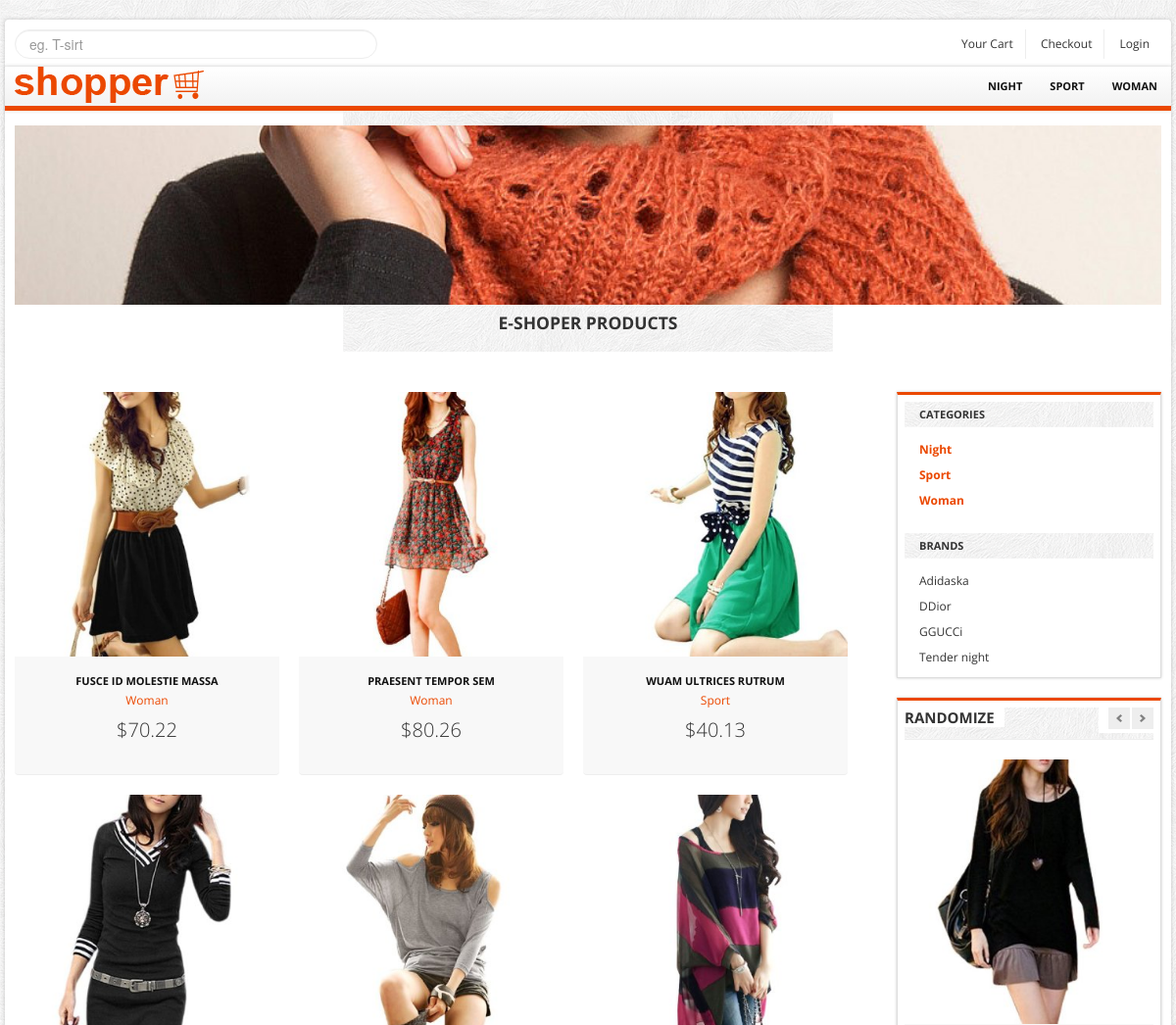
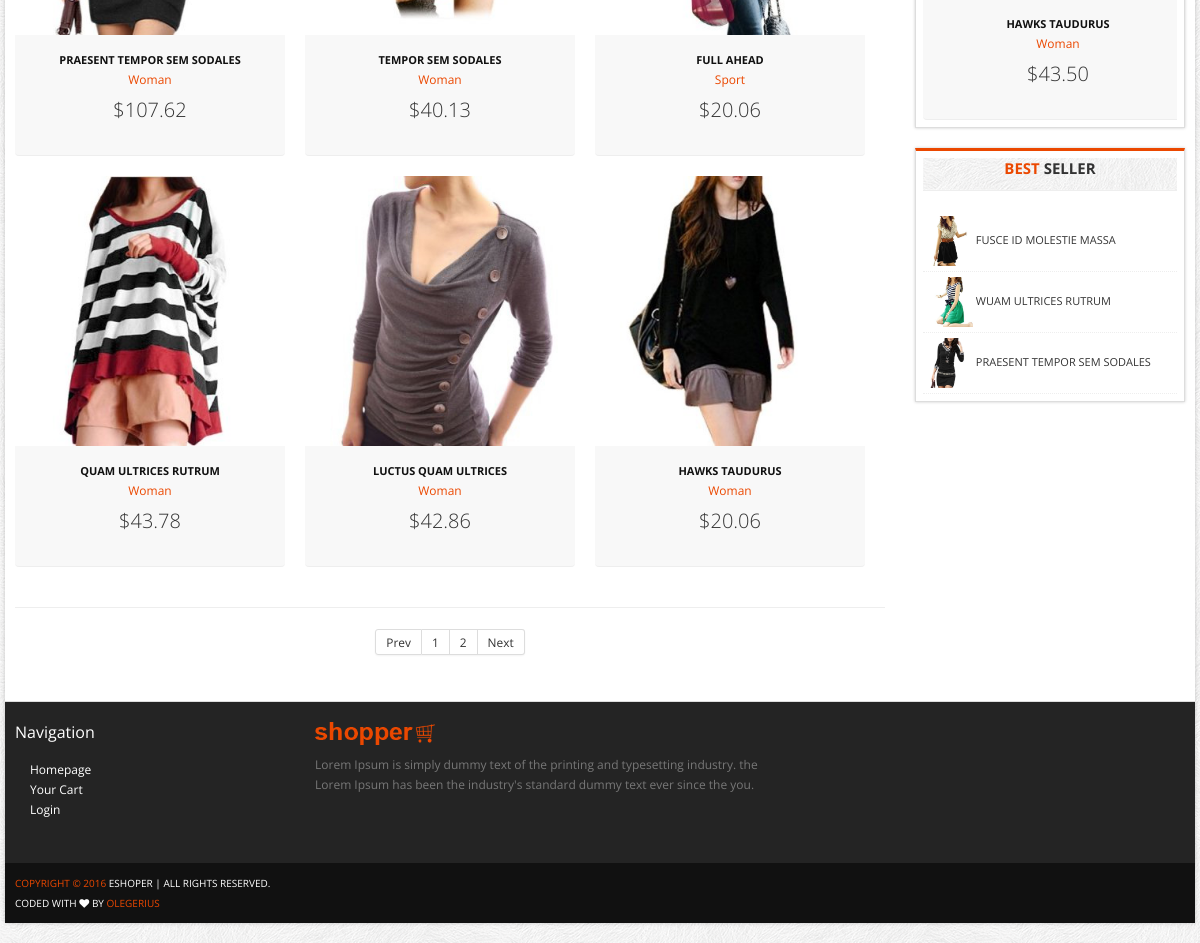
Screenshot of /products/ with the database file from the repository (2 pictures, top to bottom).
### products/models.py (models this page shows, shortened)
class CatalogCategory(models.Model):
    catalog = models.ForeignKey('Catalog', related_name='categories')
    parent = models.ForeignKey('self', blank=True, null=True, related_name='children')
    name = models.CharField(max_length=255)
    slug = models.SlugField(max_length=150)
    description = models.TextField(blank=True)
    class Meta:
        ordering = ('name',)
        verbose_name = 'category'
        verbose_name_plural = 'categories'
    def __str__(self):
        return self.name
    def get_absolute_url(self):
        return reverse('shop:product_list_by_category', args=[self.slug])

class Product(models.Model):
    category = models.ForeignKey('CatalogCategory', related_name='products')
    brand = models.ForeignKey('ProductBrand', related_name='brands')
    name = models.CharField(max_length=255, db_index=True)
    slug = models.SlugField(max_length=255, db_index=True)
    description = models.TextField()
    photo1 = models.ImageField(upload_to='product_photo', blank=True)
    photo2 = models.ImageField(upload_to='product_photo', blank=True)
    manufacturer = models.CharField(max_length=255, blank=True)
    code = models.CharField(max_length=12, blank=True)
    sale_price = models.DecimalField(max_digits=6, decimal_places=2)
    price = models.DecimalField(max_digits=6, decimal_places=2)
    active = models.BooleanField(default=True)
    new = models.BooleanField(default=True)
    best_seller = models.BooleanField(default=True)
    objects = ProductManager()
    def get_absolute_url(self):
        return reverse("shop:product_detail", kwargs={"pk": self.pk})

class ProductBrand(models.Model):
    brand = models.CharField(max_length=100)
    slug = models.SlugField(max_length=100)
    class Meta:
        ordering = ('brand',)
        verbose_name = 'brand'
        verbose_name_plural = 'brands'
    def get_absolute_url(self):
        return reverse('shop:product_list_by_brand', args=[self.slug])

### products/views.py (the view)
class ProductListView(ListView):
    model = Product
    object_list = Product.objects.all()
    template_name = 'products/product_list.html'
    paginate_by = 9
    def get_context_data(self, **kwargs):
        context = super(ProductListView, self).get_context_data(**kwargs)
        object_list = Product.objects.all()
        paginator = Paginator(object_list, self.paginate_by)
        page = self.request.GET.get('page')
        try:
            object_list = paginator.page(page)
        except PageNotAnInteger:
            object_list = paginator.page(1)
        except EmptyPage:
            object_list = paginator.page(paginator.num_pages)
        context['object_list'] = object_list
        context["title"] = 'e-Shoper Products'
        context['randomone'] = sorted(Product.objects.all(), key=lambda x: random.random())[0]
        context['randomtwo'] = sorted(Product.objects.all(), key=lambda x: random.random())[0]
        context['best_seler'] = Product.objects.filter(best_seller=True)[:3]
        context['categories'] = CatalogCategory.objects.all()
        context['brands'] = ProductBrand.objects.all()
        context['pages'] = paginator.page_range
        return context

### cart/context_processors.py (called while the page is built)
def cart(request):
    return {'cart': Cart(request) }

### products/models.py (called while the page is built)
    def all(self, *args, **kwargs):
        qs_main = super(ProductManager, self).all(*args, **kwargs)
        qs = qs_main.filter(active=True)
        return qs

### products/templates/products/product_list.html
{% extends "base.html" %}
{% block container %}
<section class="main-content">
				<div class="row">
					<div class="span9">
						<ul class="thumbnails listing-products">
                            {% for product in object_list %}
                                <li class="span3">
								<div class="product-box">
									<span class="sale_tag"></span>
									<a href="{{ product.get_absolute_url }}"><img   alt="" src="{{ product.photo1.url }}"></a><br/>
									<a href="{{ product.get_absolute_url }}" class="title">{{ product.name }}</a><br/>
									<a href="{{ product.get_absolute_url }}" class="category">{{ product.category }}</a>
									<p class="price">${{ product.sale_price }}</p>
								</div>
							</li>
							 {% endfor %}
						</ul>
						<hr>
						<div class="pagination pagination-small pagination-centered">
                                <ul>
                                    <li><a href="{% url 'shop:products' %}?page=1">Prev</a></li>
                                    {% for page in  pages %}
                                    <li ><a href="{% url 'shop:products' %}?page={{ page }}">{{ page }}</a></li>
                                    {% endfor %}
                                    <li><a href="{% url 'shop:products' %}?page={{ page_obj.paginator.num_pages }}">Next</a></li>
                                </ul>
						</div>
					</div>
					{% include "products/right_bar.html" %}
				</div>
			</section>
{% endblock %}

### templates/base.html (shortened to what this page needs)
{% load staticfiles %}
<!DOCTYPE html>
<html lang="en">
	<head>
		<link href="{% static 'css/bootstrap.min.css' %}" rel="stylesheet">
		<link href="{% static 'css/bootstrap-responsive.min.css' %}" rel="stylesheet">
		<link href="{% static 'css/bootstrappage.css' %}" rel="stylesheet"/>
		<link href="{% static 'css/font-awesome.css' %}" rel="stylesheet"/>
		<link href="{% static 'css/flexslider.css' %}" rel="stylesheet"/>
		<link href="{% static 'css/main.css' %}" rel="stylesheet"/>
        <link href="{% static 'css/jquery.fancybox.css' %}" rel="stylesheet"/>
	</head>
    <body>
		<div id="top-bar" class="container">
			<div class="row">
				<div class="span4">
					<form method="POST" class="search_form">
						<input type="text" class="input-block-level search-query" Placeholder="eg. T-sirt">
					</form>
				</div>
				<div class="span8">
					<div class="account pull-right">
						<ul class="user-menu">
							<li><a href="{% url 'cart:cart_detail' %}">Your Cart</a></li>
							<li><a href="{% url "orders:order_create" %}">Checkout</a></li>
							<li><a href="{% url 'auth_login' %}">Login</a></li>
						</ul>
					</div>
				</div>
			</div>
		</div>
		<div id="wrapper" class="container">
			<section class="navbar main-menu">
				<div class="navbar-inner main-menu">
					<a href="{% url 'shop:products' %}" class="logo pull-left"><img src="{% static 'images/logo.png' %}" class="site_logo" alt=""></a>
					<nav id="menu" class="pull-right">
						<ul>
                            {% for category in categories %}
                                <li><a href="{{ category.get_absolute_url }}">{{ category.name }}</a>
                            {% endfor %}
						</ul>
					</nav>
				</div>
			</section>
			<section class="header_text sub">
			<img class="pageBanner" src="{% static 'images/pageBanner.png' %}" alt="New products" >
				<h4><span>{{ title }}</span></h4>
			</section>
            {% block container %}
            {% endblock %}
			<section id="footer-bar">
				<div class="row">
					<div class="span3">
						<h4>Navigation</h4>
						<ul class="nav">
							<li><a href="{% url 'shop:products' %}">Homepage</a></li>
							<li><a href="{% url 'cart:cart_detail' %}">Your Cart</a></li>
							<li><a href="{% url 'auth_login' %}">Login</a></li>
						</ul>
					</div>
					<div class="span5">
						<p class="logo"><img src="{% static 'images/logo.png' %}" class="site_logo" alt=""></p>
						<p>Lorem Ipsum is simply dummy text of the printing and typesetting industry. the  Lorem Ipsum has been the industry's standard dummy text ever since the you.</p>
						<br/>
						<span class="social_icons">
							<a class="facebook" href="#">Facebook</a>
							<a class="twitter" href="#">Twitter</a>
							<a class="skype" href="#">Skype</a>
							<a class="vimeo" href="#">Vimeo</a>
						</span>
					</div>
				</div>
			</section>
			<section id="copyright">
                               <span><a href="">Copyright © 2016</a> eShoper | All rights reserved.</span> <br>Coded with <i class="fa fa-heart"></i> by <a href="http://odyn.freeoda.com" target="_blank">Olegerius</a>
			</section>
		</div>
    </body>
</html>

### products/templates/products/right_bar.html (shortened to what this page needs)
<div class="span3 col">
						<div class="block">
							<ul class="nav nav-list">
								<li class="nav-header">CATEGORIES</li>
                                {% for category in categories %}
                                    <li class="active"><a href="{{ category.get_absolute_url }}">{{ category.name }}</a></li>
                                {% endfor %}
							</ul>
							<br/>
							<ul class="nav nav-list below">
								<li class="nav-header">BRANDS</li>
                                {% for product in brands %}
                                    <li><a href="{{ product.get_absolute_url }}">{{ product.brand }}</a></li>
                                {% endfor %}
							</ul>
						</div>
						<div class="block">
							<h4 class="title">
								<span class="pull-left"><span class="text">Randomize</span></span>
								<span class="pull-right">
									<a class="left button" href="#myCarousel" data-slide="prev"></a><a class="right button" href="#myCarousel" data-slide="next"></a>
								</span>
							</h4>
							<div id="myCarousel" class="carousel slide">
								<div class="carousel-inner">
									<div class="active item">
										<ul class="thumbnails listing-products">
											<li class="span3">
												<div class="product-box">
													<span class="sale_tag"></span>
													<img alt="" src="{{ randomone.photo1.url }}"><br/>
													<a href="product_detail.html" class="title">{{ randomone.name }}</a><br/>
													<a href="#" class="category">{{ randomone.category }}</a>
													<p class="price">${{ randomone.price }}</p>
												</div>
											</li>
										</ul>
									</div>
								</div>
							</div>
						</div>
						<div class="block">
							<h4 class="title"><strong>Best</strong> Seller</h4>
							<ul class="small-product">
                                {% for product in best_seler %}
                                    <li>
									<a href="{{ product.get_absolute_url }}" title="Praesent tempor sem sodales">
										<img src="{{ product.photo1.url }}" alt="Praesent tempor sem sodales">
									</a>
									<a href="{{ product.get_absolute_url }}">{{ product.name }}</a>
								</li>
                                {% endfor %}
							</ul>
						</div>
					</div>

### rows the page displays
CatalogCategory: name "NIGHT", name "Night"
CatalogCategory: name "SPORT", name "Sport"
CatalogCategory: name "WOMAN", name "Woman"
Product: photo1 (picture), name "FUSCE ID MOLESTIE MASSA", category "Woman", sale_price "70.22"
Product: photo1 (picture), name "PRAESENT TEMPOR SEM", category "Woman", sale_price "80.26"
Product: photo1 (picture), name "WUAM ULTRICES RUTRUM", category "Sport", sale_price "40.13"
Product: photo1 (picture), name "PRAESENT TEMPOR SEM SODALES", category "Woman", sale_price "107.62"
Product: photo1 (picture), name "TEMPOR SEM SODALES", category "Woman", sale_price "40.13"
Product: photo1 (picture), name "FULL AHEAD", category "Sport", sale_price "20.06"
Product: photo1 (picture), name "QUAM ULTRICES RUTRUM", category "Woman", sale_price "43.78"
Product: photo1 (picture), name "LUCTUS QUAM ULTRICES", category "Woman", sale_price "42.86"
Product: photo1 (picture), name "HAWKS TAUDURUS", category "Woman", sale_price "20.06", price "43.50"
ProductBrand: brand "Adidaska"
ProductBrand: brand "DDior"
ProductBrand: brand "GGUCCi"
ProductBrand: brand "Tender night"

### other values shown
{{ title }} "E-SHOPER PRODUCTS"
{{ page }} "1" "2"
